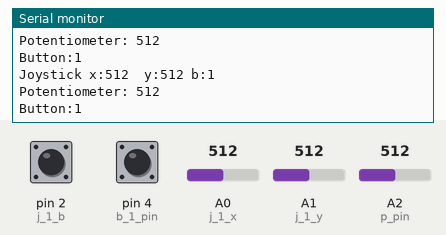
This sketch was run on a simulated Arduino Uno, built with avr-gcc and run on an emulated ATmega328P. Shown: the last lines printed to the serial monitor. The test bench sets the inputs (shaded band); at power-on: A0 (j_1_x) = 512, A1 (j_1_y) = 512, A2 (p_pin) = 512, pin 2 (j_1_b) HIGH, pin 4 (b_1_pin) HIGH.

Above: at 1.2 s.
1.3 s: A0 (j_1_x) set to 716
At 2.6 s:
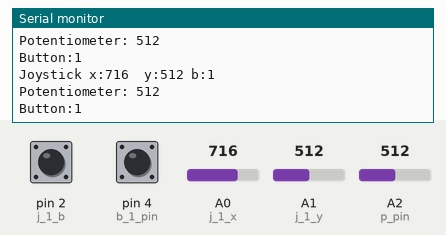
2.8 s: A1 (j_1_y) set to 716
At 3.8 s:
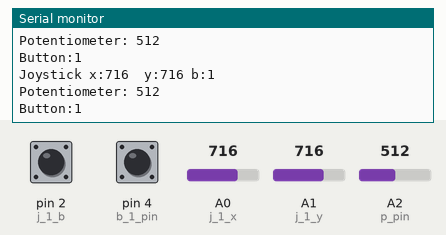
4.3 s: A2 (p_pin) set to 716
At 5.6 s:
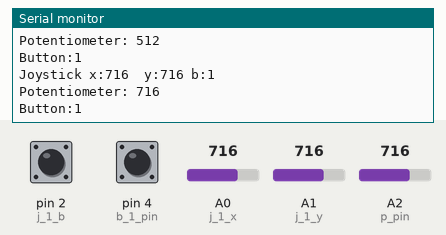
5.8 s: pin 2 (j_1_b) pulled LOW for 1 s
8.3 s: pin 4 (b_1_pin) pulled LOW for 1 s
At 9.8 s:
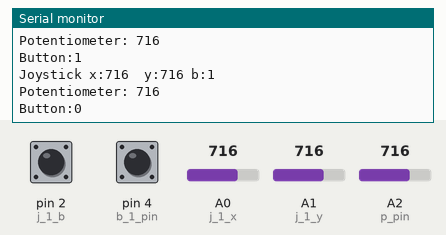
10.8 s: A0 (j_1_x) set to 900
At 11.8 s:
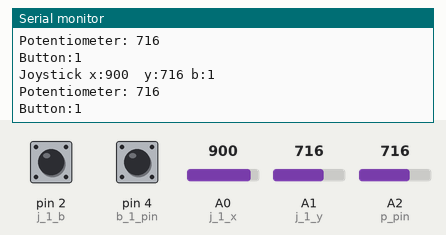
Timing chart, 0 to 13.3 s (numbered marks = the images above; inputs shaded):
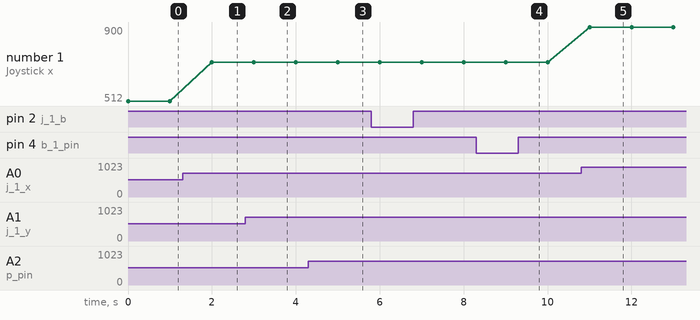

Measured:
- after the input at 1.3 s, the serial monitor: prints a new line after 0.70 s (image 1)
- after the input at 2.8 s, the serial monitor: prints a new line after 0.20 s (image 2)
- after the input at 4.3 s, the serial monitor: prints a new line after 0.73 s (image 3)
- after the input at 8.3 s, the serial monitor: prints a new line after 0.75 s (image 4)
- after the input at 10.8 s, the serial monitor: prints a new line after 0.20 s (image 5)
- plotted number 1: 512 → 716 after the input at 1.3 s, 716 → 900 after the input at 10.8 s

The sketch:

sensor_test.ino
```cpp
// Potentionmeter
  // 5V   |   Grnd
  //
  //      A2
// Button
//  Grnd  |   4
//  ===========
//  null  |   null
// Joystick
//    Back
// Grnd | 5V | A0 | A1 | 2
//            (Nob)

// Constants
// Joystick 1
int j_1_y = A1; // Joystick 1 y
int j_1_y_state = 0; // Joystick 1 y state
int j_1_x = A0; // Joystick 1 x
int j_1_x_state = 0; // Joystick 1 x state
int j_1_b = 2;  // Joystick 1 button
int j_1_b_state = 0; // Joystcik 1 button state

// Potentiometer
int p_pin = A2;
int p_state = 0;

// Button
int b_1_pin = 4;
int b_1_state = 0;


// Time Tracker
unsigned long time;
void setup() {
  // Joystick Setup
  pinMode(j_1_y, INPUT);
  pinMode(j_1_x, INPUT);
  pinMode(j_1_b, INPUT_PULLUP);
  // Potentiomete Setup
  pinMode(p_pin, INPUT);
  // Button Setup
  pinMode(b_1_pin, INPUT_PULLUP);
  // Serial Communication
  Serial.begin(9600);

}

void loop() {
  // Update time
  time = millis();
  // get Joystick button state
  j_1_b_state = digitalRead(j_1_b);
  // Get joystick y val
  j_1_y_state = analogRead(j_1_y);
  // Get joystick x val
  j_1_x_state = analogRead(j_1_x);

  // Get potemtiometer state
  p_state = analogRead(p_pin);

  // Get button state
  b_1_state = digitalRead(b_1_pin);

  // Print States once per second
  if(time % 1000 == 0){
    Serial.print("Joystick x:");
    Serial.print(j_1_x_state);
    Serial.print("  y:");
    Serial.print(j_1_y_state);
    Serial.print(" b:");
    Serial.print(j_1_b_state);
    Serial.print("\nPotentiometer: ");
    Serial.print(p_state);
    Serial.print("\nButton:");
    Serial.println(b_1_state);
  }
}
```
